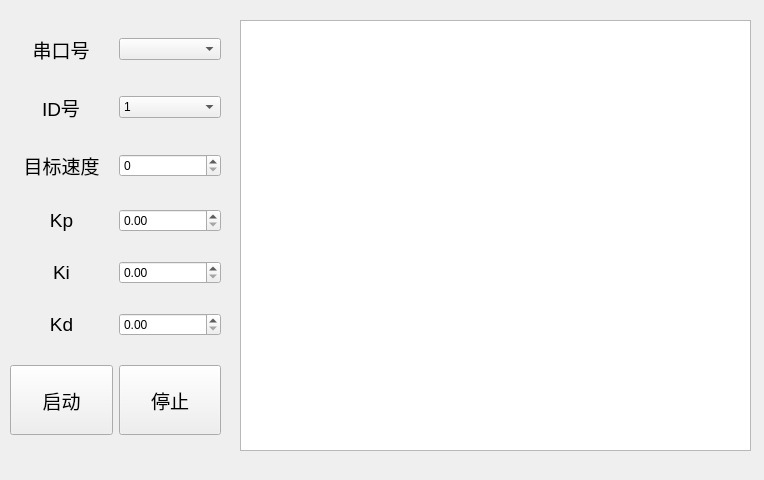
<?xml version="1.0" encoding="UTF-8"?>
<ui version="4.0">
 <class>mainWindow</class>
 <widget class="QMainWindow" name="mainWindow">
  <property name="enabled">
   <bool>true</bool>
  </property>
  <property name="geometry">
   <rect>
    <x>0</x>
    <y>0</y>
    <width>764</width>
    <height>480</height>
   </rect>
  </property>
  <property name="sizePolicy">
   <sizepolicy hsizetype="Preferred" vsizetype="Preferred">
    <horstretch>0</horstretch>
    <verstretch>0</verstretch>
   </sizepolicy>
  </property>
  <property name="windowTitle">
   <string>基于STM32的PID控制系统设计</string>
  </property>
  <property name="documentMode">
   <bool>true</bool>
  </property>
  <property name="tabShape">
   <enum>QTabWidget::Rounded</enum>
  </property>
  <widget class="QWidget" name="centralwidget">
   <widget class="GraphicsLayoutWidget" name="graphicsView">
    <property name="geometry">
     <rect>
      <x>240</x>
      <y>20</y>
      <width>511</width>
      <height>431</height>
     </rect>
    </property>
   </widget>
   <widget class="QWidget" name="layoutWidget">
    <property name="geometry">
     <rect>
      <x>10</x>
      <y>12</y>
      <width>211</width>
      <height>451</height>
     </rect>
    </property>
    <layout class="QVBoxLayout" name="verticalLayout">
     <item>
      <layout class="QHBoxLayout" name="horizontalLayout" stretch="0,0">
       <property name="spacing">
        <number>7</number>
       </property>
       <property name="sizeConstraint">
        <enum>QLayout::SetDefaultConstraint</enum>
       </property>
       <property name="leftMargin">
        <number>0</number>
       </property>
       <property name="topMargin">
        <number>0</number>
       </property>
       <property name="rightMargin">
        <number>0</number>
       </property>
       <item>
        <widget class="QLabel" name="label_5">
         <property name="font">
          <font>
           <pointsize>14</pointsize>
          </font>
         </property>
         <property name="text">
          <string>串口号</string>
         </property>
         <property name="textFormat">
          <enum>Qt::AutoText</enum>
         </property>
         <property name="alignment">
          <set>Qt::AlignCenter</set>
         </property>
        </widget>
       </item>
       <item>
        <widget class="QComboBox" name="comboBox_5"/>
       </item>
      </layout>
     </item>
     <item>
      <layout class="QHBoxLayout" name="horizontalLayout_7" stretch="0,0">
       <property name="spacing">
        <number>7</number>
       </property>
       <property name="sizeConstraint">
        <enum>QLayout::SetDefaultConstraint</enum>
       </property>
       <property name="leftMargin">
        <number>0</number>
       </property>
       <property name="topMargin">
        <number>0</number>
       </property>
       <property name="rightMargin">
        <number>0</number>
       </property>
       <item>
        <widget class="QLabel" name="label_7">
         <property name="font">
          <font>
           <pointsize>14</pointsize>
          </font>
         </property>
         <property name="text">
          <string>ID号</string>
         </property>
         <property name="textFormat">
          <enum>Qt::AutoText</enum>
         </property>
         <property name="alignment">
          <set>Qt::AlignCenter</set>
         </property>
        </widget>
       </item>
       <item>
        <widget class="QComboBox" name="comboBox_6">
         <item>
          <property name="text">
           <string>1</string>
          </property>
         </item>
         <item>
          <property name="text">
           <string>2</string>
          </property>
         </item>
         <item>
          <property name="text">
           <string>3</string>
          </property>
         </item>
         <item>
          <property name="text">
           <string>4</string>
          </property>
         </item>
         <item>
          <property name="text">
           <string>5</string>
          </property>
         </item>
        </widget>
       </item>
      </layout>
     </item>
     <item>
      <layout class="QHBoxLayout" name="horizontalLayout_5">
       <item>
        <widget class="QLabel" name="label_6">
         <property name="font">
          <font>
           <pointsize>14</pointsize>
          </font>
         </property>
         <property name="text">
          <string>目标速度</string>
         </property>
         <property name="textFormat">
          <enum>Qt::AutoText</enum>
         </property>
         <property name="alignment">
          <set>Qt::AlignCenter</set>
         </property>
        </widget>
       </item>
       <item>
        <widget class="QSpinBox" name="spinBox_4">
         <property name="wrapping">
          <bool>false</bool>
         </property>
        </widget>
       </item>
      </layout>
     </item>
     <item>
      <layout class="QHBoxLayout" name="horizontalLayout_2">
       <item>
        <widget class="QLabel" name="label_2">
         <property name="font">
          <font>
           <pointsize>14</pointsize>
          </font>
         </property>
         <property name="text">
          <string>Kp</string>
         </property>
         <property name="textFormat">
          <enum>Qt::AutoText</enum>
         </property>
         <property name="alignment">
          <set>Qt::AlignCenter</set>
         </property>
        </widget>
       </item>
       <item>
        <widget class="QDoubleSpinBox" name="doubleSpinBox">
         <property name="wrapping">
          <bool>false</bool>
         </property>
         <property name="singleStep">
          <double>0.100000000000000</double>
         </property>
        </widget>
       </item>
      </layout>
     </item>
     <item>
      <layout class="QHBoxLayout" name="horizontalLayout_3">
       <item>
        <widget class="QLabel" name="label_3">
         <property name="font">
          <font>
           <pointsize>14</pointsize>
          </font>
         </property>
         <property name="text">
          <string>Ki</string>
         </property>
         <property name="textFormat">
          <enum>Qt::AutoText</enum>
         </property>
         <property name="alignment">
          <set>Qt::AlignCenter</set>
         </property>
        </widget>
       </item>
       <item>
        <widget class="QDoubleSpinBox" name="doubleSpinBox_2">
         <property name="wrapping">
          <bool>false</bool>
         </property>
         <property name="singleStep">
          <double>0.100000000000000</double>
         </property>
        </widget>
       </item>
      </layout>
     </item>
     <item>
      <layout class="QHBoxLayout" name="horizontalLayout_4">
       <item>
        <widget class="QLabel" name="label_4">
         <property name="font">
          <font>
           <pointsize>14</pointsize>
          </font>
         </property>
         <property name="text">
          <string>Kd</string>
         </property>
         <property name="textFormat">
          <enum>Qt::AutoText</enum>
         </property>
         <property name="alignment">
          <set>Qt::AlignCenter</set>
         </property>
        </widget>
       </item>
       <item>
        <widget class="QDoubleSpinBox" name="doubleSpinBox_3">
         <property name="wrapping">
          <bool>false</bool>
         </property>
         <property name="singleStep">
          <double>0.100000000000000</double>
         </property>
        </widget>
       </item>
      </layout>
     </item>
     <item>
      <layout class="QHBoxLayout" name="horizontalLayout_6">
       <item>
        <widget class="QPushButton" name="pushButton">
         <property name="minimumSize">
          <size>
           <width>0</width>
           <height>70</height>
          </size>
         </property>
         <property name="font">
          <font>
           <family>3ds</family>
           <pointsize>14</pointsize>
          </font>
         </property>
         <property name="text">
          <string>启动</string>
         </property>
        </widget>
       </item>
       <item>
        <widget class="QPushButton" name="pushButton_2">
         <property name="minimumSize">
          <size>
           <width>0</width>
           <height>70</height>
          </size>
         </property>
         <property name="font">
          <font>
           <family>3ds</family>
           <pointsize>14</pointsize>
          </font>
         </property>
         <property name="text">
          <string>停止</string>
         </property>
        </widget>
       </item>
      </layout>
     </item>
    </layout>
   </widget>
  </widget>
 </widget>
 <customwidgets>
  <customwidget>
   <class>GraphicsLayoutWidget</class>
   <extends>QGraphicsView</extends>
   <header>pyqtgraph</header>
  </customwidget>
 </customwidgets>
 <resources/>
 <connections/>
</ui>
